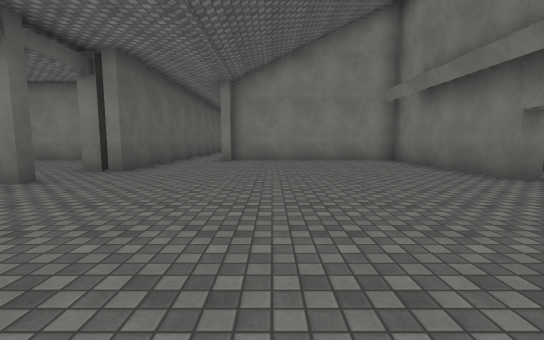
view 1 (above)

16 first-person views from a walk through a 3-D level made in the Unity game engine. The camera is 1.3 m above the floor, tilts 6° down and sees 90° across. The floor is counted in squares, 2 m on a side. Each view is taken from the middle of a square. On the plan, view 1 faces up. The plan holds only what a view shows up to about 9 squares ahead; the rest is blank. The place goes on beyond the plan. Surface patterns are stand-ins for the level's own textures.

view 2
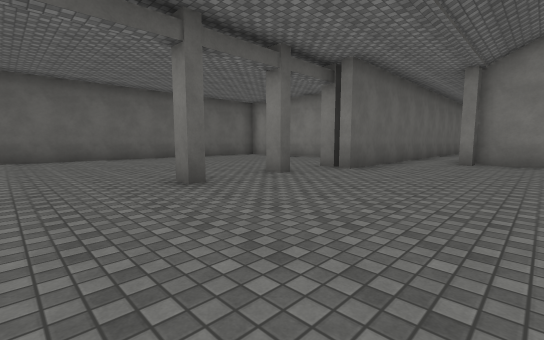

view 3
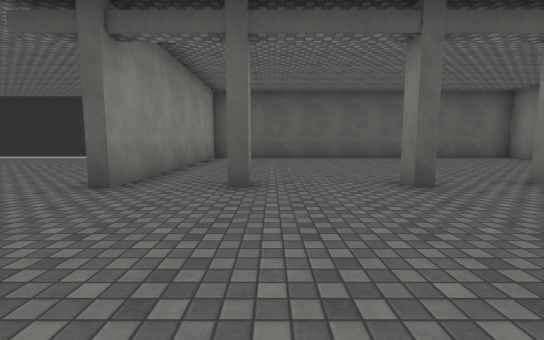

view 4
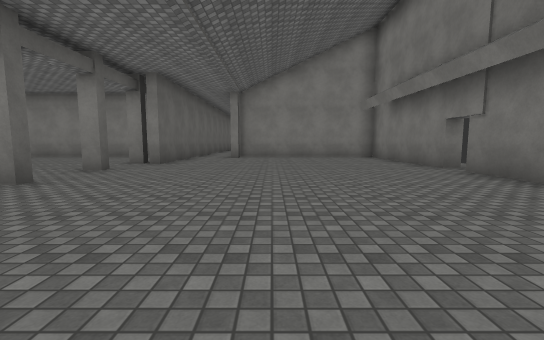

view 5
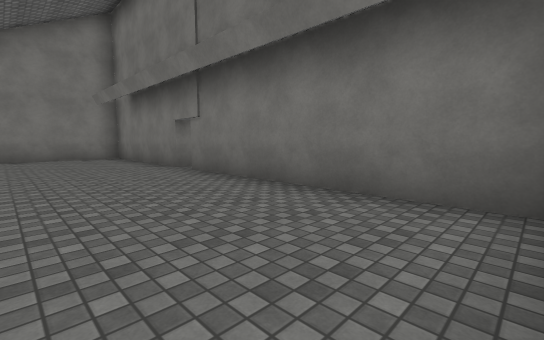

view 6
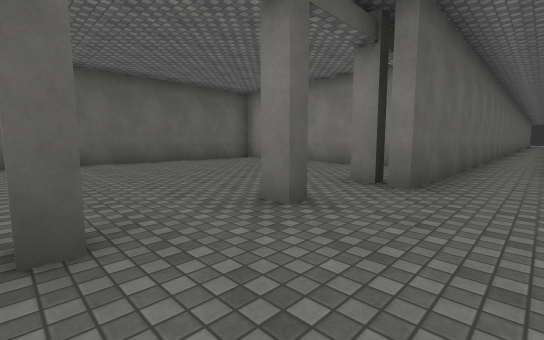

view 7
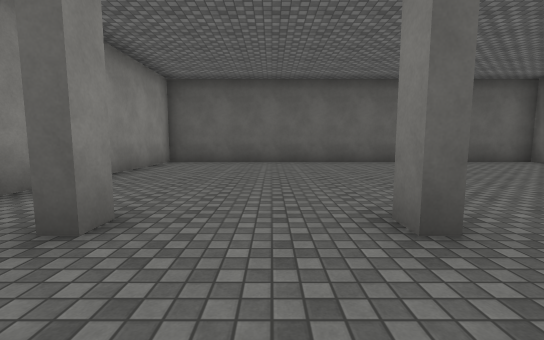

view 8
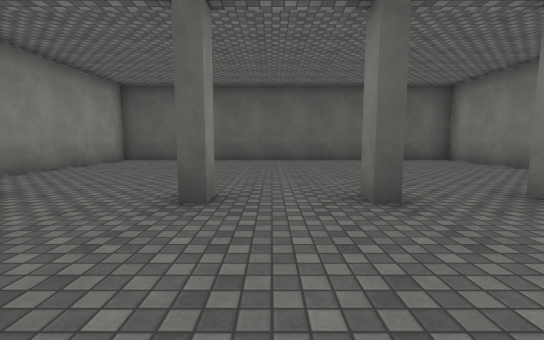

view 9
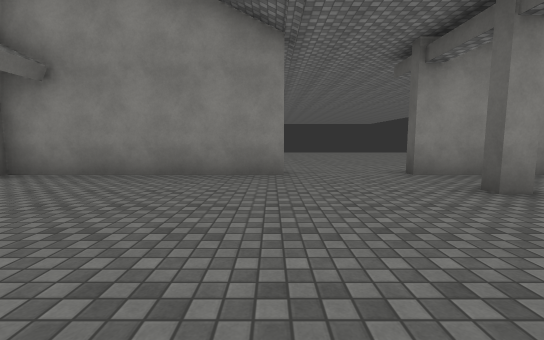

view 10
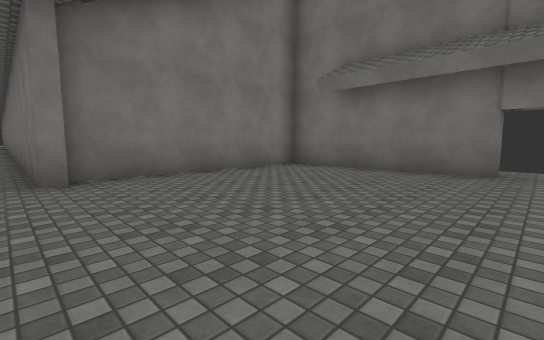

view 11
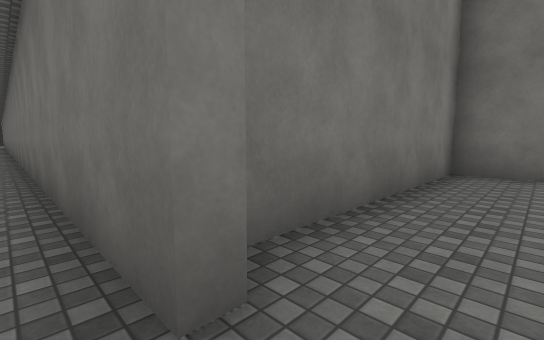

view 12
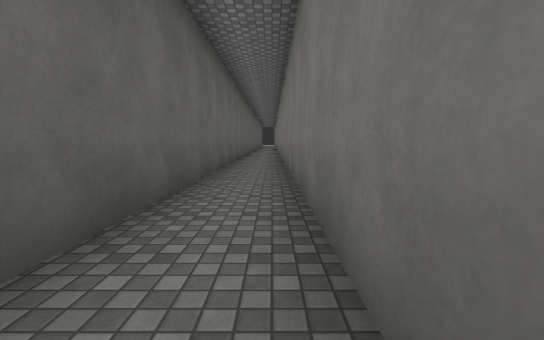

view 13
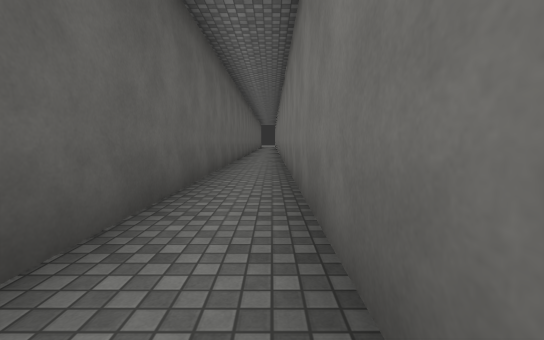

view 14
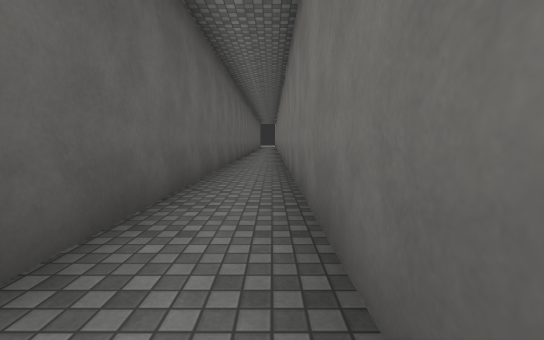

view 15
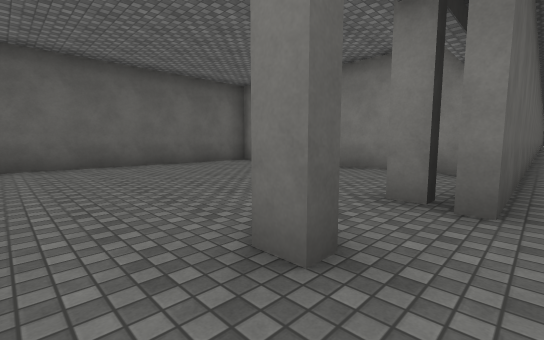

view 16
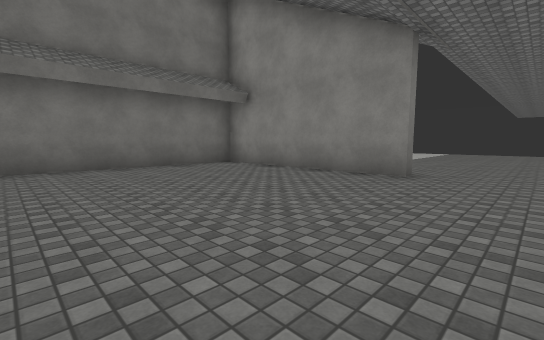

### Floor plan
Points are (right, up) in squares from view 1. A wall is a line through its corners. A room is listed if a view was taken in it or the views show most of it. See-through windows are left out.
Room 1 (views 1, 2, 3, 4, 5, 6, 7, 8, 9, 10, 11, 12, 13, 14, 15, 16)
walls: (-3.7, 4.1) (-4.2, 4.1); (-4.2, 2.3) (-3.7, 2.3); (-3.7, 2) (-4.2, 2); (-3.7, 6.1) (-4.2, 6.1); (-4.2, -0.3) (-3.8, -0.3) (-3.8, -0.7); (-1.3, 8.8) (-1.6, 8.8) (-1.6, 21.4); (-4.1, 9.3) (-10.7, 9.3) (-10.7, -2.3) (-3.7, -2.3); (-1.2, -2.3) (4.2, -2.3) (4.2, 3.9); (4.6, 4.6) (4.2, 4.6) (4.2, 9.3) (-1.3, 9.3); (-3.2, 21.5) (-3.2, 5.9) (-3.6, 5.9)
ways out: opening at (-2.5, -3)

Where each view was taken, in squares from view 1:
view 1: 0 up, 0 right, facing up
view 2: 0 up, 0 right, facing up-left
view 3: 0 up, 0 right, facing left
view 4: 2 down, 0 right, facing up
view 5: 2 down, 1 right, facing up-right
view 6: 2 up, 2 left, facing up-left
view 7: 1 up, 2 left, facing left
view 8: 3 up, 1 left, facing left
view 9: 3 up, 1 left, facing down
view 10: 4 up, 2 left, facing up-right
view 11: 8 up, 2 left, facing up-right
view 12: 10 up, 2 left, facing up
view 13: 14 up, 2 left, facing up
view 14: 16 up, 2 left, facing up
view 15: 3 up, 3 left, facing up-left
view 16: 3 up, 3 left, facing down-right
